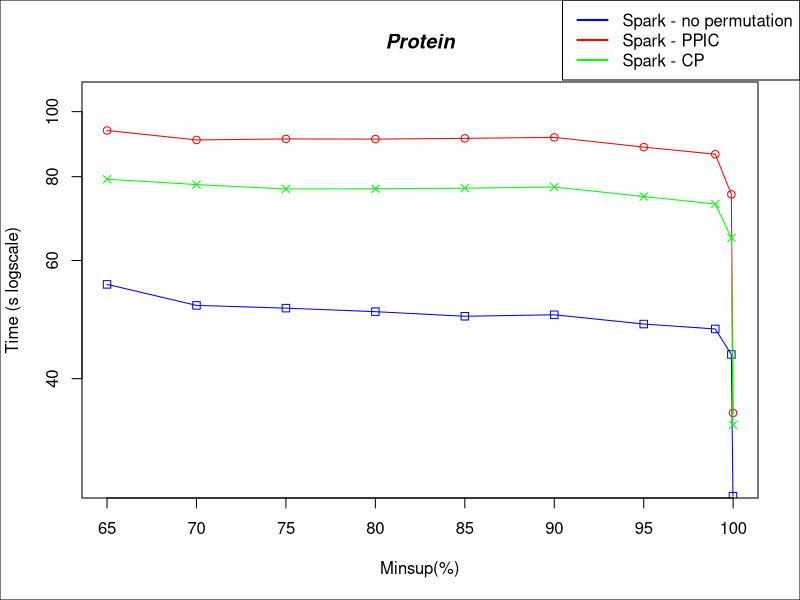

Here is the R script that generated this plot:


#DATA
x <- c(0.65, 0.7, 0.75, 0.8, 0.85, 0.9, 0.95, 0.99, 0.999, 0.9999)*100

sparkNP <- c(55278, 51430, 50950, 50336, 49549, 49803, 48242, 47436, 43457, 26721)/1000
sparkPPIC <-  c(93732, 90741, 91059, 90999, 91235, 91545, 88524, 86405, 75279, 35563)/1000
sparkCP <- c(79285, 77851, 76683, 76749, 76892, 77198, 74721, 72824, 64796, 34120)/1000

#PLOT
plot(x,sparkNP, log = "y", type="o", pch=0, xlab="Minsup(%)", ylab="Time (s logscale)", col="blue", ylim=c(28, 105))
lines(x,sparkPPIC, col="red", type="o", pch=1)
lines(x,sparkCP, col="green", type="o", pch=4)

title(main="Protein", font.main=4)

par(fig = c(0, 1, 0, 1), oma = c(0, 0, 0, 0), mar = c(0, 0, 0, 0), new = TRUE)
plot(0, 0, type = "n", bty = "n", xaxt = "n", yaxt = "n")

#Pretty up
legend("topright", legend=c("Spark - no permutation", "Spark - PPIC", "Spark - CP"), lty=c(1,1),lwd=c(2,2), col=c("blue","red", "green"))
box()
